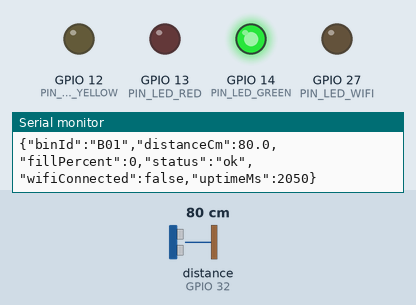
Bench run of a sketch on a simulated ESP32. On the bench: output pins drawn as LEDs (lit = HIGH), the last lines printed to the serial monitor. Wiring (inferred from the names in the program): ultrasonic range finder: trigger GPIO 33; echo GPIO 32. The test bench sets the inputs (shaded band); at power-on: distance to the obstacle (sensor on GPIO 32) 80 cm. The echo pulse lasts 58.3 µs per cm; pins used as bus, display or sensor lines are not drawn.

Above: at 2.8 s.
2.9 s: distance to the obstacle (sensor on GPIO 32) set to 26 cm
4.4 s: distance to the obstacle (sensor on GPIO 32) set to 23 cm
At 6.2 s:
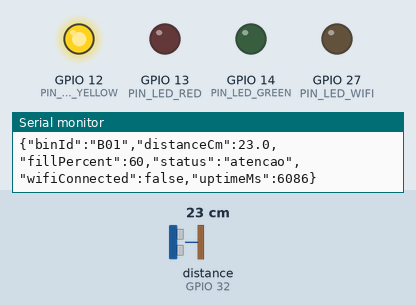
6.5 s: distance to the obstacle (sensor on GPIO 32) set to 18 cm
At 7.6 s:
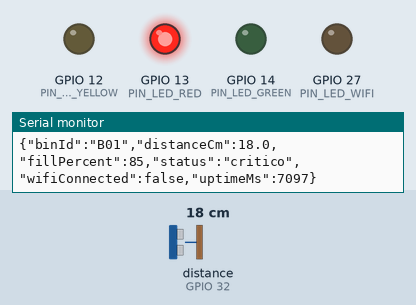
8.5 s: distance to the obstacle (sensor on GPIO 32) set to 35 cm
At 10.0 s:
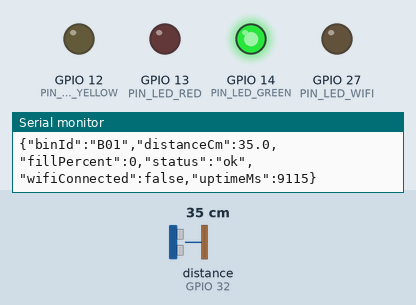
10.5 s: distance to the obstacle (sensor on GPIO 32) set to 2 cm
At 12.0 s:
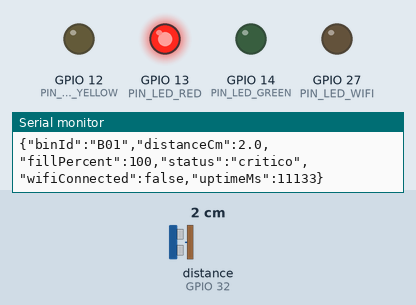
Timing chart, 0 to 13.5 s (numbered marks = the images above; inputs shaded):
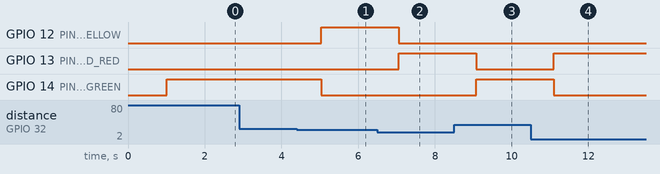

The sketch:

smartwaste_esp32.ino
```cpp
#include <WiFi.h>
#include <math.h>
#include <string.h>

#if __has_include("config.h")
#include "config.h"
#endif

#ifndef WIFI_SSID
#define WIFI_SSID ""
#endif

#ifndef WIFI_PASSWORD
#define WIFI_PASSWORD ""
#endif

#ifndef BIN_ID
#define BIN_ID "B01"
#endif

constexpr uint8_t PIN_TRIG = 33;
constexpr uint8_t PIN_ECHO = 32;
constexpr uint8_t PIN_LED_WIFI = 27;
constexpr uint8_t PIN_LED_RED = 13;
constexpr uint8_t PIN_LED_YELLOW = 12;
constexpr uint8_t PIN_LED_GREEN = 14;

constexpr float EMPTY_DISTANCE_CM = 35.0;
constexpr float FULL_DISTANCE_CM = 15.0;
constexpr unsigned long SERIAL_INTERVAL_MS = 1000;
constexpr unsigned long WIFI_TIMEOUT_MS = 15000;
constexpr unsigned long ECHO_TIMEOUT_US = 30000;

unsigned long lastSerialAt = 0;
unsigned long lastWifiAttemptAt = 0;

bool hasWifiConfig()
{
  return strlen(WIFI_SSID) > 0;
}

void setLevelLeds(const char *status)
{
  digitalWrite(PIN_LED_RED, strcmp(status, "critico") == 0 ? HIGH : LOW);
  digitalWrite(PIN_LED_YELLOW, strcmp(status, "atencao") == 0 ? HIGH : LOW);
  digitalWrite(PIN_LED_GREEN, strcmp(status, "ok") == 0 ? HIGH : LOW);
}

void connectWifi()
{
  if (!hasWifiConfig()) {
    digitalWrite(PIN_LED_WIFI, LOW);
    Serial.println("WiFi desativado: crie config.h para conectar na rede.");
    return;
  }

  Serial.print("Conectando ao WiFi");
  WiFi.mode(WIFI_STA);
  WiFi.begin(WIFI_SSID, WIFI_PASSWORD);

  const unsigned long startedAt = millis();
  while (WiFi.status() != WL_CONNECTED && millis() - startedAt < WIFI_TIMEOUT_MS) {
    digitalWrite(PIN_LED_WIFI, !digitalRead(PIN_LED_WIFI));
    Serial.print(".");
    delay(500);
  }

  if (WiFi.status() == WL_CONNECTED) {
    digitalWrite(PIN_LED_WIFI, HIGH);
    Serial.println();
    Serial.print("Rede conectada. IP: ");
    Serial.println(WiFi.localIP());
    return;
  }

  digitalWrite(PIN_LED_WIFI, LOW);
  Serial.println();
  Serial.println("Nao foi possivel conectar ao WiFi. Continuando leitura local.");
}

void maintainWifi()
{
  if (!hasWifiConfig()) {
    return;
  }

  if (WiFi.status() == WL_CONNECTED) {
    digitalWrite(PIN_LED_WIFI, HIGH);
    return;
  }

  digitalWrite(PIN_LED_WIFI, LOW);

  if (millis() - lastWifiAttemptAt >= WIFI_TIMEOUT_MS) {
    lastWifiAttemptAt = millis();
    Serial.println("WiFi desconectado. Tentando reconectar...");
    WiFi.disconnect();
    WiFi.begin(WIFI_SSID, WIFI_PASSWORD);
  }
}

float readDistanceCm()
{
  digitalWrite(PIN_TRIG, LOW);
  delayMicroseconds(2);
  digitalWrite(PIN_TRIG, HIGH);
  delayMicroseconds(10);
  digitalWrite(PIN_TRIG, LOW);

  const unsigned long duration = pulseIn(PIN_ECHO, HIGH, ECHO_TIMEOUT_US);
  if (duration == 0) {
    return NAN;
  }

  return (duration * 0.0343) / 2.0;
}

int calculateFillPercent(float distanceCm)
{
  if (isnan(distanceCm)) {
    return -1;
  }

  const float range = EMPTY_DISTANCE_CM - FULL_DISTANCE_CM;
  const float fill = ((EMPTY_DISTANCE_CM - distanceCm) * 100.0) / range;
  return constrain(static_cast<int>(round(fill)), 0, 100);
}

const char *getStatus(int fillPercent)
{
  if (fillPercent < 0) {
    return "erro";
  }

  if (fillPercent >= 80) {
    return "critico";
  }

  if (fillPercent >= 55) {
    return "atencao";
  }

  return "ok";
}

void printReading(float distanceCm, int fillPercent, const char *status)
{
  Serial.print("{\"binId\":\"");
  Serial.print(BIN_ID);
  Serial.print("\",\"distanceCm\":");

  if (isnan(distanceCm)) {
    Serial.print("null");
  } else {
    Serial.print(distanceCm, 1);
  }

  Serial.print(",\"fillPercent\":");
  Serial.print(fillPercent);
  Serial.print(",\"status\":\"");
  Serial.print(status);
  Serial.print("\",\"wifiConnected\":");
  Serial.print(WiFi.status() == WL_CONNECTED ? "true" : "false");
  Serial.print(",\"uptimeMs\":");
  Serial.print(millis());
  Serial.println("}");
}

void setup()
{
  Serial.begin(9600);

  pinMode(PIN_TRIG, OUTPUT);
  pinMode(PIN_ECHO, INPUT);
  pinMode(PIN_LED_WIFI, OUTPUT);
  pinMode(PIN_LED_RED, OUTPUT);
  pinMode(PIN_LED_YELLOW, OUTPUT);
  pinMode(PIN_LED_GREEN, OUTPUT);

  digitalWrite(PIN_TRIG, LOW);
  setLevelLeds("erro");

  Serial.println("SmartWaste ESP32 iniciado.");
  connectWifi();
}

void loop()
{
  maintainWifi();

  if (millis() - lastSerialAt < SERIAL_INTERVAL_MS) {
    delay(20);
    return;
  }

  lastSerialAt = millis();

  const float distanceCm = readDistanceCm();
  const int fillPercent = calculateFillPercent(distanceCm);
  const char *status = getStatus(fillPercent);

  setLevelLeds(status);
  printReading(distanceCm, fillPercent, status);
}
```

config.example.h
```cpp
#ifndef SMARTWASTE_CONFIG_H
#define SMARTWASTE_CONFIG_H

#define WIFI_SSID "NOME_DA_REDE"
#define WIFI_PASSWORD "SENHA_DA_REDE"
#define BIN_ID "B01"

#endif
```

Measured:
- the behaviour switches between 25 and 24 cm on distance to the obstacle (sensor on GPIO 32) (found by bisection; images 0 and 1)
- the behaviour switches between 20 and 19 cm on distance to the obstacle (sensor on GPIO 32) (found by bisection; images 1 and 2)
- after the input at 4.4 s, GPIO 12 (PIN_LED_YELLOW): LOW → HIGH after 0.64 s; GPIO 14 (PIN_LED_GREEN): HIGH → LOW after 0.64 s
- after the input at 6.5 s, GPIO 12 (PIN_LED_YELLOW): HIGH → LOW after 0.56 s; GPIO 13 (PIN_LED_RED): LOW → HIGH after 0.56 s
- after the input at 8.5 s, GPIO 13 (PIN_LED_RED): HIGH → LOW after 0.58 s; GPIO 14 (PIN_LED_GREEN): LOW → HIGH after 0.58 s
- after the input at 10.5 s, GPIO 13 (PIN_LED_RED): LOW → HIGH after 0.59 s; GPIO 14 (PIN_LED_GREEN): HIGH → LOW after 0.59 s
